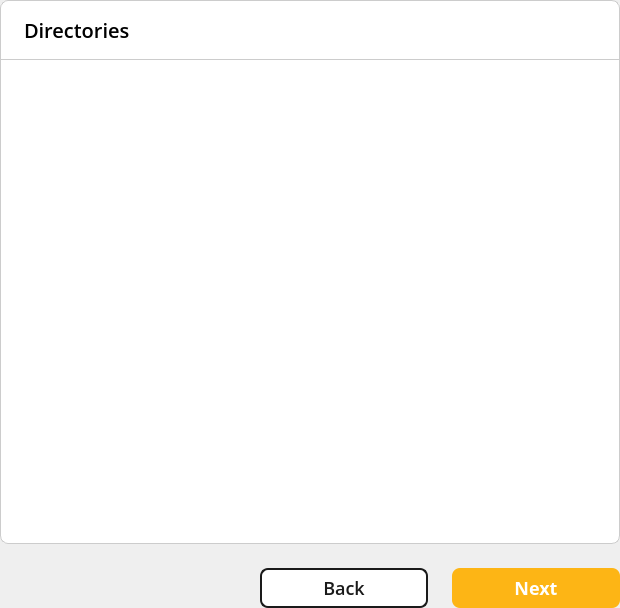
<?xml version="1.0" encoding="UTF-8"?>
<ui version="4.0">
 <class>DirectoriesPanel</class>
 <widget class="QWidget" name="DirectoriesPanel">
  <property name="geometry">
   <rect>
    <x>0</x>
    <y>0</y>
    <width>620</width>
    <height>608</height>
   </rect>
  </property>
  <property name="sizePolicy">
   <sizepolicy hsizetype="Fixed" vsizetype="Fixed">
    <horstretch>0</horstretch>
    <verstretch>0</verstretch>
   </sizepolicy>
  </property>
  <property name="minimumSize">
   <size>
    <width>620</width>
    <height>608</height>
   </size>
  </property>
  <property name="maximumSize">
   <size>
    <width>620</width>
    <height>608</height>
   </size>
  </property>
  <property name="windowTitle">
   <string>Form</string>
  </property>
  <property name="styleSheet">
   <string notr="true">#header {
	background: white;
	border: 1px solid #ccc;
	border-top-left-radius: 8px;
    border-top-right-radius: 8px;
}

#body {
    background-color: white;
    border: 1px solid #ccc;
    border-top: none;
	border-top-left-radius: 0px;
    border-top-right-radius: 0px;
    border-bottom-left-radius: 8px;
    border-bottom-right-radius: 8px;
}

#headerLabel {
	font-family: Open Sans;
	font-weight: 500;
	font-size: 20px;
	line-height: 0px;
	letter-spacing: 0%;
	color: black;
}

#nextButton {
	background: #FDB515;
	border: none;
	border-radius: 8px;
	font-family: Open-Sans;
	font-weight: 500;
	font-size: 18px;
	color: white;
}

#nextButton:hover {
    background-color: #E6A512;
}

#nextButton:pressed {
    background-color: #CC8F0F;
    padding-top: 2px;
	padding-left: 2px;
}

#backButton {
	background: white;
	border: 2px solid #1A1A1A;
	border-radius: 8px;
	font-family: Open Sans;
	font-weight: 500;
	font-size: 18px;
	color: #1A1A1A;
}

#backButton:hover {
    background-color: #D6ECFF;
}

#backButton:pressed {
    background-color: #B7DCFF;
    padding-top: 2px;
	padding-left: 2px;
}

QLabel {
	color: #1A1A1A;
	font-family: Open Sans;
	font-weight: 600;
	font-size: 16px;
	line-height: 24px;
	letter-spacing: 0%;
}
</string>
  </property>
  <layout class="QVBoxLayout" name="verticalLayout">
   <property name="spacing">
    <number>24</number>
   </property>
   <property name="leftMargin">
    <number>0</number>
   </property>
   <property name="topMargin">
    <number>0</number>
   </property>
   <property name="rightMargin">
    <number>0</number>
   </property>
   <property name="bottomMargin">
    <number>0</number>
   </property>
   <item>
    <widget class="QWidget" name="panelContainer" native="true">
     <property name="sizePolicy">
      <sizepolicy hsizetype="Fixed" vsizetype="Preferred">
       <horstretch>0</horstretch>
       <verstretch>0</verstretch>
      </sizepolicy>
     </property>
     <property name="minimumSize">
      <size>
       <width>620</width>
       <height>0</height>
      </size>
     </property>
     <property name="maximumSize">
      <size>
       <width>620</width>
       <height>16777215</height>
      </size>
     </property>
     <layout class="QVBoxLayout" name="verticalLayout_2">
      <property name="spacing">
       <number>0</number>
      </property>
      <property name="leftMargin">
       <number>0</number>
      </property>
      <property name="topMargin">
       <number>0</number>
      </property>
      <property name="rightMargin">
       <number>0</number>
      </property>
      <property name="bottomMargin">
       <number>0</number>
      </property>
      <item>
       <widget class="QWidget" name="header" native="true">
        <property name="minimumSize">
         <size>
          <width>0</width>
          <height>60</height>
         </size>
        </property>
        <property name="maximumSize">
         <size>
          <width>16777215</width>
          <height>60</height>
         </size>
        </property>
        <layout class="QHBoxLayout" name="horizontalLayout_2">
         <property name="spacing">
          <number>10</number>
         </property>
         <property name="leftMargin">
          <number>24</number>
         </property>
         <property name="topMargin">
          <number>16</number>
         </property>
         <property name="rightMargin">
          <number>24</number>
         </property>
         <property name="bottomMargin">
          <number>16</number>
         </property>
         <item>
          <widget class="QLabel" name="headerLabel">
           <property name="text">
            <string>Directories</string>
           </property>
          </widget>
         </item>
         <item>
          <spacer name="headerHSpacer">
           <property name="orientation">
            <enum>Qt::Orientation::Horizontal</enum>
           </property>
           <property name="sizeHint" stdset="0">
            <size>
             <width>413</width>
             <height>20</height>
            </size>
           </property>
          </spacer>
         </item>
        </layout>
       </widget>
      </item>
      <item>
       <widget class="QWidget" name="body" native="true">
        <property name="sizePolicy">
         <sizepolicy hsizetype="Preferred" vsizetype="Fixed">
          <horstretch>0</horstretch>
          <verstretch>0</verstretch>
         </sizepolicy>
        </property>
        <property name="minimumSize">
         <size>
          <width>0</width>
          <height>484</height>
         </size>
        </property>
        <property name="maximumSize">
         <size>
          <width>16777215</width>
          <height>484</height>
         </size>
        </property>
        <layout class="QVBoxLayout" name="verticalLayout_3">
         <property name="spacing">
          <number>24</number>
         </property>
         <property name="leftMargin">
          <number>24</number>
         </property>
         <property name="topMargin">
          <number>24</number>
         </property>
         <property name="rightMargin">
          <number>24</number>
         </property>
         <property name="bottomMargin">
          <number>24</number>
         </property>
         <item>
          <widget class="DirectorySelectItem" name="baseDirectory" native="true"/>
         </item>
         <item>
          <widget class="DirectorySelectItem" name="programDirectory" native="true"/>
         </item>
         <item>
          <widget class="DirectorySelectItem" name="projectDirectory" native="true"/>
         </item>
        </layout>
       </widget>
      </item>
     </layout>
    </widget>
   </item>
   <item>
    <widget class="QWidget" name="buttonsContainer" native="true">
     <property name="sizePolicy">
      <sizepolicy hsizetype="Fixed" vsizetype="Fixed">
       <horstretch>0</horstretch>
       <verstretch>0</verstretch>
      </sizepolicy>
     </property>
     <property name="minimumSize">
      <size>
       <width>620</width>
       <height>40</height>
      </size>
     </property>
     <property name="maximumSize">
      <size>
       <width>620</width>
       <height>40</height>
      </size>
     </property>
     <layout class="QHBoxLayout" name="horizontalLayout">
      <property name="spacing">
       <number>24</number>
      </property>
      <property name="leftMargin">
       <number>0</number>
      </property>
      <property name="topMargin">
       <number>0</number>
      </property>
      <property name="rightMargin">
       <number>0</number>
      </property>
      <property name="bottomMargin">
       <number>0</number>
      </property>
      <item>
       <spacer name="horizontalSpacer">
        <property name="orientation">
         <enum>Qt::Orientation::Horizontal</enum>
        </property>
        <property name="sizeHint" stdset="0">
         <size>
          <width>233</width>
          <height>20</height>
         </size>
        </property>
       </spacer>
      </item>
      <item>
       <widget class="QPushButton" name="backButton">
        <property name="minimumSize">
         <size>
          <width>168</width>
          <height>40</height>
         </size>
        </property>
        <property name="maximumSize">
         <size>
          <width>168</width>
          <height>40</height>
         </size>
        </property>
        <property name="text">
         <string>Back</string>
        </property>
       </widget>
      </item>
      <item>
       <widget class="QPushButton" name="nextButton">
        <property name="minimumSize">
         <size>
          <width>168</width>
          <height>40</height>
         </size>
        </property>
        <property name="maximumSize">
         <size>
          <width>168</width>
          <height>40</height>
         </size>
        </property>
        <property name="text">
         <string>Next</string>
        </property>
       </widget>
      </item>
     </layout>
    </widget>
   </item>
  </layout>
 </widget>
 <customwidgets>
  <customwidget>
   <class>DirectorySelectItem</class>
   <extends>QWidget</extends>
   <header>directoryselectitem.h</header>
   <container>1</container>
  </customwidget>
 </customwidgets>
 <resources/>
 <connections/>
</ui>
